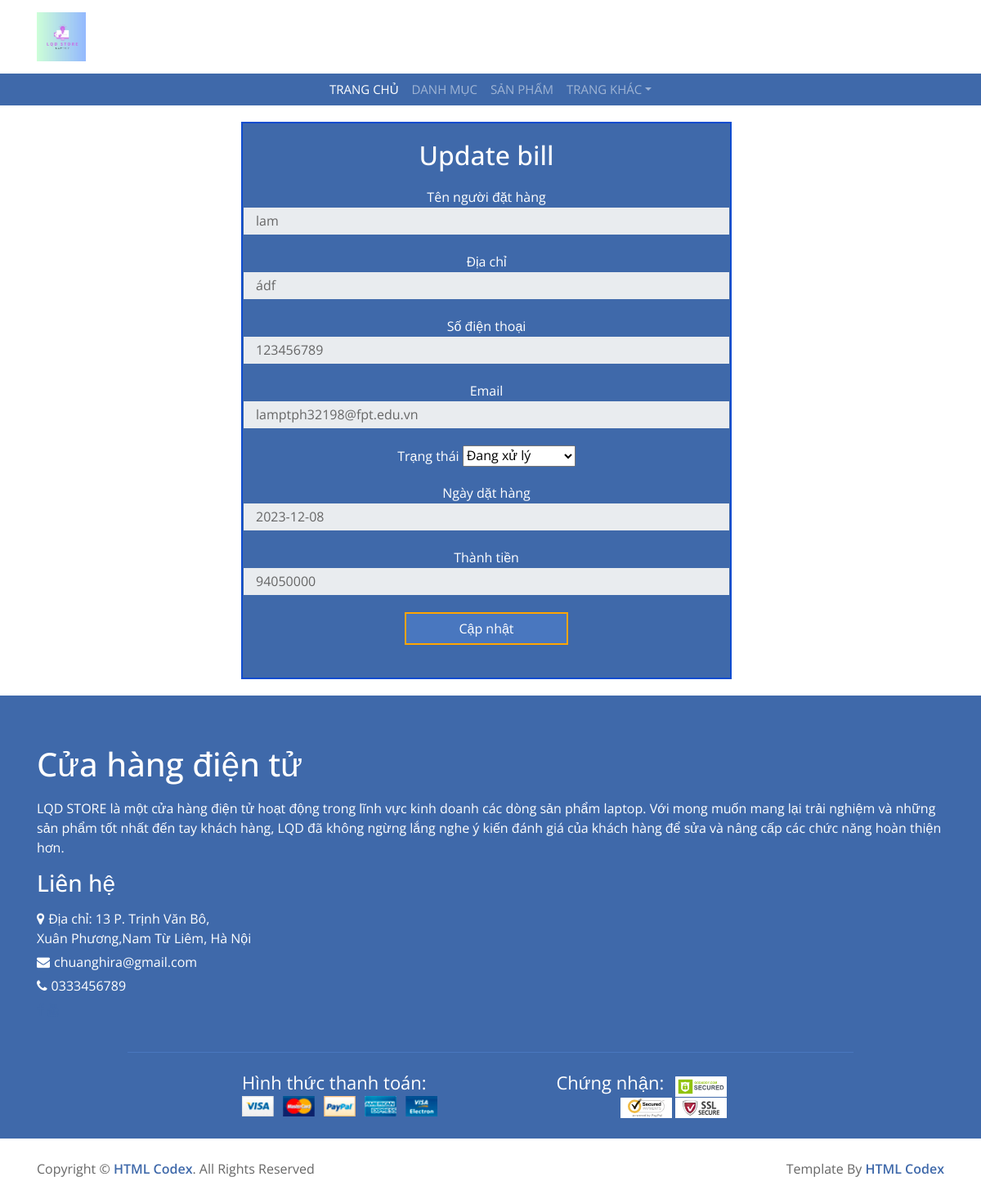
/admin/index.php?act=suabill&id=139, run on the app's committed database.
### tables this page shows
CREATE TABLE `bill` (
  `id` int(11) NOT NULL,
  `id_user` int(11) NOT NULL,
  `bill_name` varchar(50) NOT NULL,
  `bill_diachi` varchar(255) NOT NULL,
  `bill_sdt` int(10) NOT NULL,
  `bill_email` varchar(225) NOT NULL,
  `id_pttt` int(11) NOT NULL DEFAULT 1,
  `id_trangthai` int(11) NOT NULL DEFAULT 1,
  `ngaydathang` date NOT NULL,
  `total` int(11) NOT NULL
);

### model/pdo.php (called while the page is built, shortened)
<?php
function pdo_get_connection(){
    $dburl = "mysql:host=localhost;dbname=duan1;charset=utf8";
    $username = 'root';
    $password = '';
    $conn = new PDO($dburl, $username, $password);
    $conn -> setAttribute(PDO::ATTR_ERRMODE, PDO::ERRMODE_EXCEPTION);
    return $conn;
}
function pdo_query($sql){
    $sql_args = array_slice(func_get_args(),1);
    try {
        $conn = pdo_get_connection();
        $stmt = $conn->prepare($sql);
        $stmt -> execute($sql_args);
        $rows = $stmt->fetchAll();
        return $rows;
    } catch (PDOException $e) {
        throw $e;
    }
    finally{
        unset($conn);
    }
}
function pdo_query_one($sql){
    $sql_args = array_slice(func_get_args(),1);
    try {
        $conn = pdo_get_connection();
        $stmt = $conn->prepare($sql);
        $stmt -> execute($sql_args);
        $row = $stmt->fetch(PDO::FETCH_ASSOC);
        return $row;
    } catch (PDOException $e) {
        throw $e;
    }
    finally{
        unset($conn);
    }
}
?>

### model/donhang.php (called while the page is built, shortened)
<?php
    function loadall_trangthaidh(){
        $sql="select * from trangthaidh";
        $listtrangthai=pdo_query($sql);
        return $listtrangthai;
    }
    function loadone_donhang($id){
        $sql="select * from bill where id=".$id;
        $dh=pdo_query_one($sql);
        return $dh;
    }
?>

### admin/donhang/update.php (the view, shortened to what this page needs)
<?php
if(is_array($dh)){
    extract($dh);
}
?>
<div class="container">
                <div class="row">
                    <div class="col-md-12">
                        <div class="table-responsive khung">
                            <div class="tieude">
                                <h2 class="adm">Update bill</h2>
                            </div>
                           <form action="index.php?act=updatedh" method="post" class="khung2" >
                                <div class="adm">
                                    Tên người đặt hàng<br>
                                    <input type="text" name="bill_name" class="form-control"  value="<?php echo $bill_name?>" disabled>
                                </div>
                                <div class="adm">
                                    Địa chỉ<br>
                                    <input type="text" name="bill_diachi" class="form-control"  value="<?php echo $bill_diachi?>" disabled>
                                </div>
                                <div class="adm">
                                    Số điện thoại<br>
                                    <input type="text" name="bill_sdt" class="form-control"  value="<?php echo $bill_sdt?>" disabled>
                                </div>
                                <div class="adm">
                                    Email<br>
                                    <input type="email" name="bill_email" class="form-control"  value="<?php  echo $bill_email?>" disabled>
                                </div>
                                <div class="adm">
                                    Trạng thái
                                    <select name="idtrangthai" id="" class="form-select">
                                        <?php foreach ($listtrangthai as $tt) {
                                           ?>
                                        <option value="<?php echo $tt['idtrangthai'] ?>"><?php echo $tt['trangthai']?></option>
                                        <?php
                                    }?></select>
                                </div>
                                <div class="adm">
                                   Ngày dặt hàng<br>
                                    <input type="text" name="ngaydathang" class="form-control"  value="<?php echo $ngaydathang?>" disabled>
                                </div>
                                <div class="adm">
                                   Thành tiền<br>
                                    <input type="text" name="total" class="form-control"  value="<?php echo $total?>" disabled>
                                </div>
                                <div class="adm">
                                <a href="index.php?act=listdh "><input type="submit" name="capnhat"  value="Cập nhật" class="nhap"></a>
                                </div>
                           </form>
                        </div>
                    </div>
                </div>
                </div>

### css/style.css (style rules this page uses)
body { color: #666666; font-family: 'Open Sans', sans-serif; font-weight: 400; background: #ffffff; }
a { color: #3F69AA; transition: 0.5s; }
h1, h2, h3, h4, h5, h6 { color: #666666; margin: 0 0 15px 0; padding: 0; }
.form-control, .custom-select { width: 100%; height: 35px; padding: 0 15px; color: #666666; border: 1px solid #3F69AA; border-radius: 0; margin-bottom: 15px }
.adm { margin-top: 20px; margin-bottom: 20px; }
.tieude { text-align: center; }
.tieude>h2 { color: white; }
.khung { text-align: center; border: 2px rgb(15, 76, 208) solid ; width: 600px; margin-top: 20px; margin-left: 250px; margin-bottom: 20px; background-color: #3F69AA; color: white; }
.nhap { background: #4977bf; color: white; border: 2px orange solid ; margin-bottom: 20px; width: 200px; height: 40px; }

### data on the page
bill: bill_name "lam", bill_diachi "ádf", bill_sdt "123456789", bill_email "lamptph32198@fpt.edu.vn", ngaydathang "2023-12-08", total "94050000"

### other printed values
form field idtrangthai "Đang xử lý"
